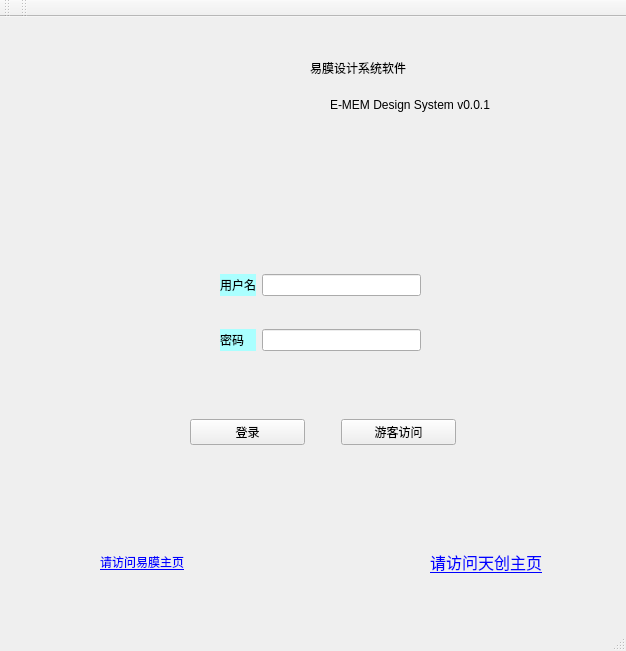
<?xml version="1.0" encoding="UTF-8"?>
<ui version="4.0">
 <class>MainWindow</class>
 <widget class="QMainWindow" name="MainWindow">
  <property name="geometry">
   <rect>
    <x>0</x>
    <y>0</y>
    <width>626</width>
    <height>651</height>
   </rect>
  </property>
  <property name="windowTitle">
   <string>MainWindow</string>
  </property>
  <widget class="QWidget" name="centralwidget">
   <widget class="QLabel" name="label">
    <property name="geometry">
     <rect>
      <x>310</x>
      <y>30</y>
      <width>271</width>
      <height>41</height>
     </rect>
    </property>
    <property name="minimumSize">
     <size>
      <width>0</width>
      <height>31</height>
     </size>
    </property>
    <property name="styleSheet">
     <string notr="true">font: 20pt &quot;宋体&quot;;</string>
    </property>
    <property name="text">
     <string>易膜设计系统软件</string>
    </property>
    <property name="textInteractionFlags">
     <set>Qt::NoTextInteraction</set>
    </property>
   </widget>
   <widget class="QLabel" name="label_2">
    <property name="geometry">
     <rect>
      <x>10</x>
      <y>10</y>
      <width>271</width>
      <height>101</height>
     </rect>
    </property>
    <property name="text">
     <string/>
    </property>
    <property name="pixmap">
     <pixmap resource="image.qrc">:/aaa/resource/logo.jpg</pixmap>
    </property>
   </widget>
   <widget class="QLabel" name="label_5">
    <property name="geometry">
     <rect>
      <x>100</x>
      <y>530</y>
      <width>161</width>
      <height>31</height>
     </rect>
    </property>
    <property name="toolTip">
     <string>这是一个链接</string>
    </property>
    <property name="autoFillBackground">
     <bool>true</bool>
    </property>
    <property name="styleSheet">
     <string notr="true">font: 12pt &quot;8514oem&quot;;</string>
    </property>
    <property name="text">
     <string>&lt;a href='http://www.e-mem.cn/cn/index.asp'&gt;请访问易膜主页&lt;/a&gt;</string>
    </property>
    <property name="textFormat">
     <enum>Qt::AutoText</enum>
    </property>
    <property name="scaledContents">
     <bool>false</bool>
    </property>
    <property name="openExternalLinks">
     <bool>true</bool>
    </property>
   </widget>
   <widget class="QLabel" name="label_6">
    <property name="geometry">
     <rect>
      <x>430</x>
      <y>530</y>
      <width>151</width>
      <height>31</height>
     </rect>
    </property>
    <property name="text">
     <string>&lt;html&gt;&lt;head/&gt;&lt;body&gt;&lt;p&gt;&lt;a href=&quot;http://www.hztianchuang.com&quot;&gt;&lt;span style=&quot; font-size:12pt; text-decoration: underline; color:#0000ff;&quot;&gt;请访问天创主页&lt;/span&gt;&lt;/a&gt;&lt;/p&gt;&lt;/body&gt;&lt;/html&gt;</string>
    </property>
    <property name="openExternalLinks">
     <bool>true</bool>
    </property>
   </widget>
   <widget class="QLabel" name="label_7">
    <property name="geometry">
     <rect>
      <x>340</x>
      <y>530</y>
      <width>71</width>
      <height>31</height>
     </rect>
    </property>
    <property name="text">
     <string/>
    </property>
    <property name="textFormat">
     <enum>Qt::AutoText</enum>
    </property>
    <property name="pixmap">
     <pixmap resource="image.qrc">:/aaa/resource/tclogo.JPG</pixmap>
    </property>
   </widget>
   <widget class="QLabel" name="label_8">
    <property name="geometry">
     <rect>
      <x>330</x>
      <y>80</y>
      <width>231</width>
      <height>16</height>
     </rect>
    </property>
    <property name="text">
     <string>E-MEM Design System v0.0.1</string>
    </property>
   </widget>
   <widget class="QWidget" name="">
    <property name="geometry">
     <rect>
      <x>220</x>
      <y>230</y>
      <width>201</width>
      <height>131</height>
     </rect>
    </property>
    <layout class="QGridLayout" name="gridLayout">
     <item row="0" column="0">
      <widget class="QLabel" name="label_3">
       <property name="autoFillBackground">
        <bool>false</bool>
       </property>
       <property name="styleSheet">
        <string notr="true">background-color: rgb(170, 255, 255);</string>
       </property>
       <property name="text">
        <string>用户名</string>
       </property>
       <property name="buddy">
        <cstring>lineEdit</cstring>
       </property>
      </widget>
     </item>
     <item row="0" column="1">
      <widget class="QLineEdit" name="lineEdit"/>
     </item>
     <item row="1" column="0">
      <widget class="QLabel" name="label_4">
       <property name="styleSheet">
        <string notr="true">background-color: rgb(170, 255, 255);</string>
       </property>
       <property name="text">
        <string>密码</string>
       </property>
       <property name="buddy">
        <cstring>lineEdit_2</cstring>
       </property>
      </widget>
     </item>
     <item row="1" column="1">
      <widget class="QLineEdit" name="lineEdit_2"/>
     </item>
    </layout>
   </widget>
   <widget class="QWidget" name="">
    <property name="geometry">
     <rect>
      <x>190</x>
      <y>400</y>
      <width>266</width>
      <height>30</height>
     </rect>
    </property>
    <layout class="QHBoxLayout" name="horizontalLayout">
     <item>
      <widget class="QPushButton" name="pushButton">
       <property name="text">
        <string>登录</string>
       </property>
      </widget>
     </item>
     <item>
      <spacer name="horizontalSpacer">
       <property name="orientation">
        <enum>Qt::Horizontal</enum>
       </property>
       <property name="sizeType">
        <enum>QSizePolicy::Fixed</enum>
       </property>
       <property name="sizeHint" stdset="0">
        <size>
         <width>30</width>
         <height>20</height>
        </size>
       </property>
      </spacer>
     </item>
     <item>
      <widget class="QPushButton" name="pushButton_2">
       <property name="text">
        <string>游客访问</string>
       </property>
      </widget>
     </item>
    </layout>
   </widget>
  </widget>
  <widget class="QMenuBar" name="menubar">
   <property name="geometry">
    <rect>
     <x>0</x>
     <y>0</y>
     <width>626</width>
     <height>26</height>
    </rect>
   </property>
  </widget>
  <widget class="QToolBar" name="toolBar">
   <property name="windowTitle">
    <string>toolBar</string>
   </property>
   <attribute name="toolBarArea">
    <enum>TopToolBarArea</enum>
   </attribute>
   <attribute name="toolBarBreak">
    <bool>false</bool>
   </attribute>
  </widget>
  <widget class="QToolBar" name="toolBar_2">
   <property name="windowTitle">
    <string>toolBar_2</string>
   </property>
   <attribute name="toolBarArea">
    <enum>TopToolBarArea</enum>
   </attribute>
   <attribute name="toolBarBreak">
    <bool>false</bool>
   </attribute>
  </widget>
  <widget class="QStatusBar" name="statusBar"/>
 </widget>
 <resources>
  <include location="image.qrc"/>
 </resources>
 <connections/>
</ui>
